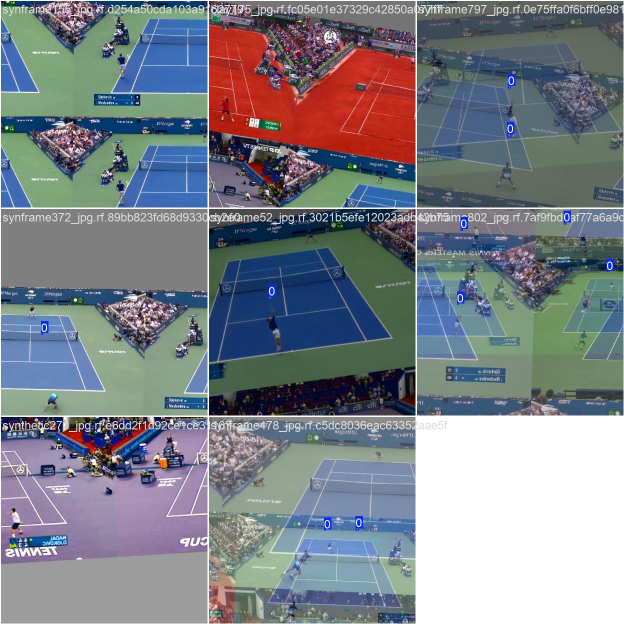
#> input picture runs/detect/yolov8m_custom_improved2/train_batch0.jpg, 1248 x 1248 px, given in place of tennis.jpg, which was not available (shown at 1/2 size)
$ jupyter execute perspective.ipynb   (text cells are left out)
#> lines starting #> are read from the running program, lines starting #| are printed output that depends on the picture; after the words box and inside, x2 and y2 are one past the last pixel; in counts of white or black regions, pixels touching at a corner belong together; pictures that were not available may be replaced by others from this repository, and a replacement may not be noted
[cell 1]
import cv2 as cv
import numpy as np
import matplotlib.pyplot as plt

img = cv.imread('testmedia/tennis.jpg')
#> img is the input picture: shape (1248, 1248, 3); mean B, G, R 137.3, 130.2, 124.9
assert img is not None, "file could not be read, check with os.path.exists()"
rows,cols,ch = img.shape
#> rows = 1248; cols = 1248; ch = 3

pts1 = np.float32([[50,50],[200,50],[50,200]])
pts2 = np.float32([[10,100],[200,50],[100,250]])

M = cv.getAffineTransform(pts1,pts2)

dst = cv.warpAffine(img,M,(cols,rows))
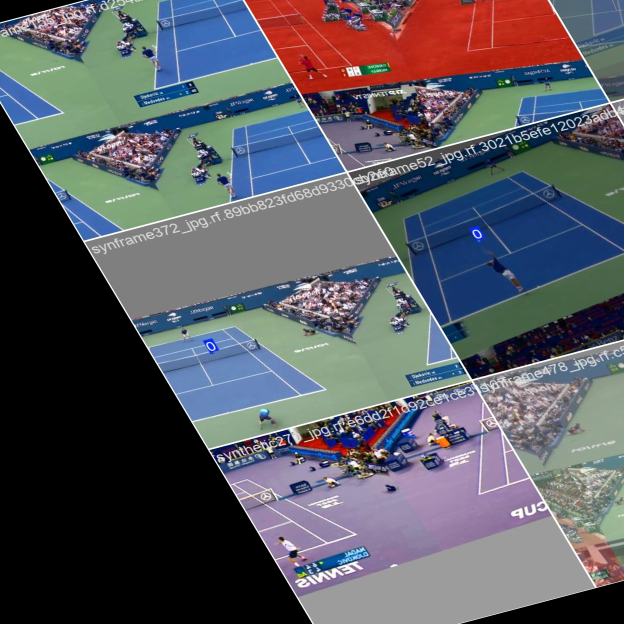
#> dst: shape (1248, 1248, 3) (shown at 1/2 size); mean B, G, R 96.6, 89.1, 87.2

plt.subplot(121),plt.imshow(img),plt.title('Input')
plt.subplot(122),plt.imshow(dst),plt.title('Output')
plt.show()
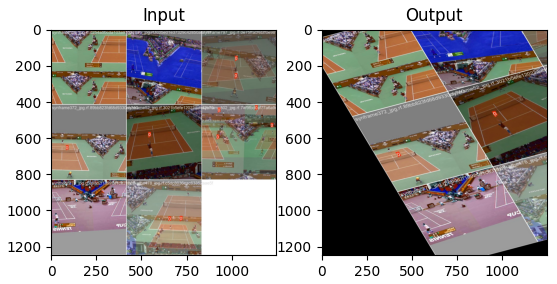
#> figure drawn by matplotlib, 2 panels; B, G, R data is drawn as R, G, B

[cell 2]
img = cv.imread('testmedia/tennis.jpg')
assert img is not None, "file could not be read, check with os.path.exists()"
rows,cols,ch = img.shape

pts1 = np.float32([[56,65],[368,52],[28,387],[389,390]])
pts2 = np.float32([[0,0],[300,0],[0,300],[300,300]])

M = cv.getPerspectiveTransform(pts1,pts2)

dst = cv.warpPerspective(img,M,(300,300))
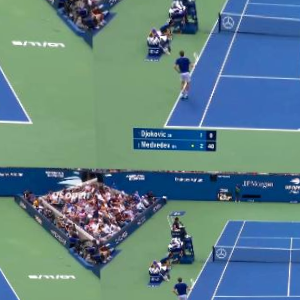
#> dst: shape (300, 300, 3); mean B, G, R 133.2, 129.3, 96.4

plt.subplot(121),plt.imshow(img),plt.title('Input')
plt.subplot(122),plt.imshow(dst),plt.title('Output')
plt.show()
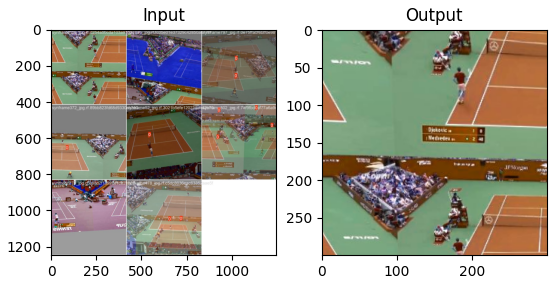
#> figure drawn by matplotlib, 2 panels; B, G, R data is drawn as R, G, B

[cell 3]
import cv2
import numpy as np
import matplotlib.pyplot as plt

# Load the image
paper = cv2.imread('testmedia/tennis.jpg')
assert paper is not None, "Image file could not be read, check with os.path.exists()"

# Coordinates for Perspective Transformation (source points)
pts1 = np.float32([[900,400],[1300,550],[150,700],[750,1000]])

# Coordinates for the transformed (destination) image (output points)
pts2 = np.float32([[0, 0], [500, 0], [0, 400], [500, 400]])

# Draw circles on the original image to visualize the source points
for val in pts1:
    cv2.circle(paper, (int(val[0]), int(val[1])), 5, (0, 255, 0), -1)
#> paper: shape (1248, 1248, 3); 0.02% of pixels changed, all inside (x1, y1, x2, y2) = (145, 395, 906, 1006)

# Get the perspective transform matrix
M = cv2.getPerspectiveTransform(pts1, pts2)
#> M = [[0.927, 2.32, -1760.8], [-0.572, 1.53, -95.32], [-0.000439, 0.00183, 1]]

# Apply the perspective transformation
dst = cv2.warpPerspective(paper, M, (500, 400))
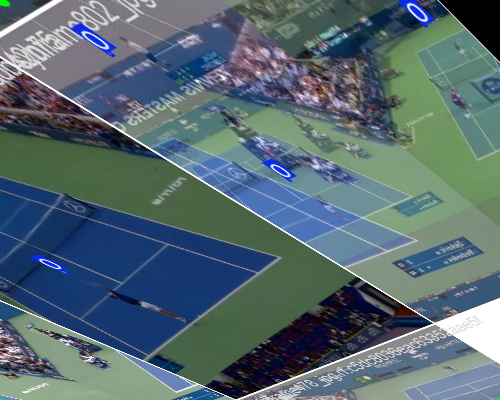
#> dst: shape (400, 500, 3); mean B, G, R 113.2, 105.7, 85.9

# Convert the transformed image to RGB format for displaying with matplotlib
dst_rgb = cv2.cvtColor(dst, cv2.COLOR_BGR2RGB)

# Display the transformed image
plt.imshow(dst_rgb)
plt.title("Perspective Transformed Image")
plt.axis('off')
plt.show()

[cell 4]
import cv2
import numpy as np
import matplotlib.pyplot as plt

# Load the image and convert to grayscale
image = cv2.imread('testmedia/tennis.jpg')
gray = cv2.cvtColor(image, cv2.COLOR_BGR2GRAY)
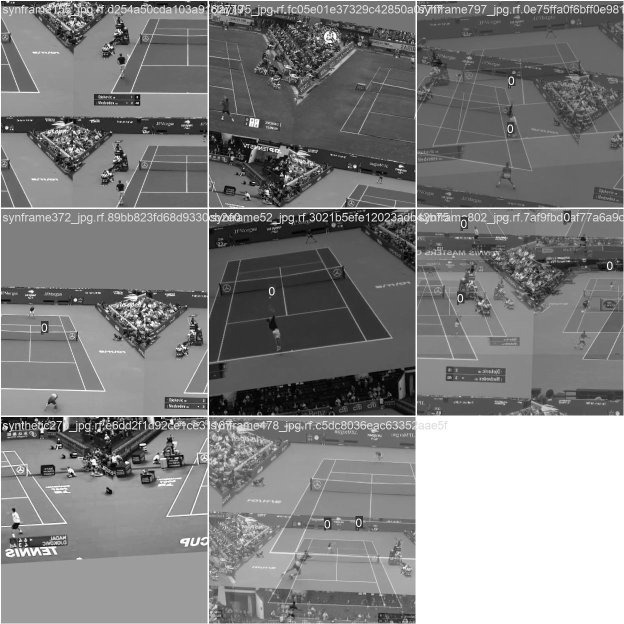
#> gray: shape (1248, 1248) (shown at 1/2 size); min 0, max 255, mean 129.4

# Apply Gaussian Blur to reduce noise
blurred = cv2.GaussianBlur(gray, (5, 5), 0)

# Use Canny edge detection
edges = cv2.Canny(blurred, 50, 150)
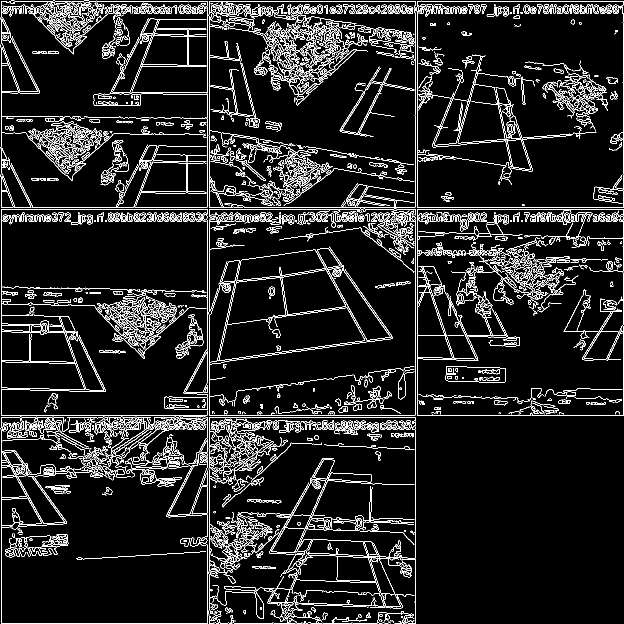
#> edges: shape (1248, 1248) (shown at 1/2 size); 8.5% white in thin lines or dots

# Find contours
contours, _ = cv2.findContours(edges, cv2.RETR_EXTERNAL, cv2.CHAIN_APPROX_SIMPLE)
#> contours = 1391 contours, 882 with area under 20; largest, box (x1, y1, x2, y2) and area: (834, 418, 1248, 832) 169903, (420, 493, 786, 729) 31320, (2, 418, 415, 820) 13138, (1, 833, 415, 1248) 5216, (515, 916, 808, 1217) 5092

# Sort contours by area and take the largest one, assuming it's the document
contours = sorted(contours, key=cv2.contourArea, reverse=True)

# Loop over contours to find a rectangular contour
for contour in contours:
    # Approximate the contour to a polygon
    epsilon = 0.02 * cv2.arcLength(contour, True)
    approx = cv2.approxPolyDP(contour, epsilon, True)

    # If the polygon has 4 corners, we can assume it's our rectangle
    if len(approx) == 4:
        # Order the points for perspective transformation
        pts1 = np.float32([point[0] for point in approx])  # Extract points
        break
#> this loop made 1 pass
#> (epsilon, pts1) on pass 1: (33.6, [[834, 418], [834, 830], [1247, 830], [1247, 418]])

# Define the destination points for the transformed image
pts2 = np.float32([[0, 0], [500, 0], [0, 400], [500, 400]])

# Compute the perspective transform matrix
M = cv2.getPerspectiveTransform(pts1, pts2)
#> M = [[-0.24, 0.241, 99.71], [-0.192, 0, 160.3], [-0.000961, 0, 1]]

# Apply the perspective transformation
warped_image = cv2.warpPerspective(image, M, (500, 400))
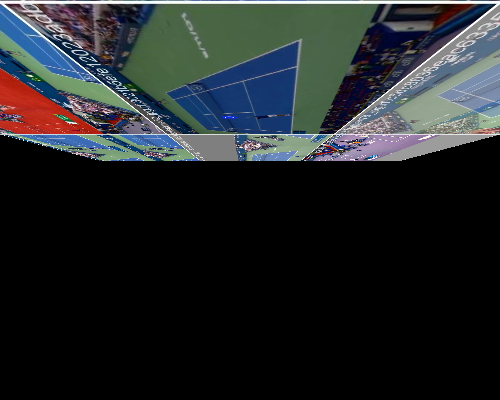
#> warped_image: shape (400, 500, 3); mean B, G, R 39.9, 38.1, 34.2

# Display the result
plt.imshow(cv2.cvtColor(warped_image, cv2.COLOR_BGR2RGB))
plt.title("Perspective Transformed Image")
plt.axis("off")
plt.show()

[cell 5]
import cv2
import numpy as np

# Initialize list to store points
points = []

# Mouse callback function to capture points
def select_point(event, x, y, flags, param):
    global points
    if event == cv2.EVENT_LBUTTONDOWN:
        points.append((x, y))
        print(f"Point selected: {x}, {y}")

# Load the image
image = cv2.imread('tennis2.jpeg')
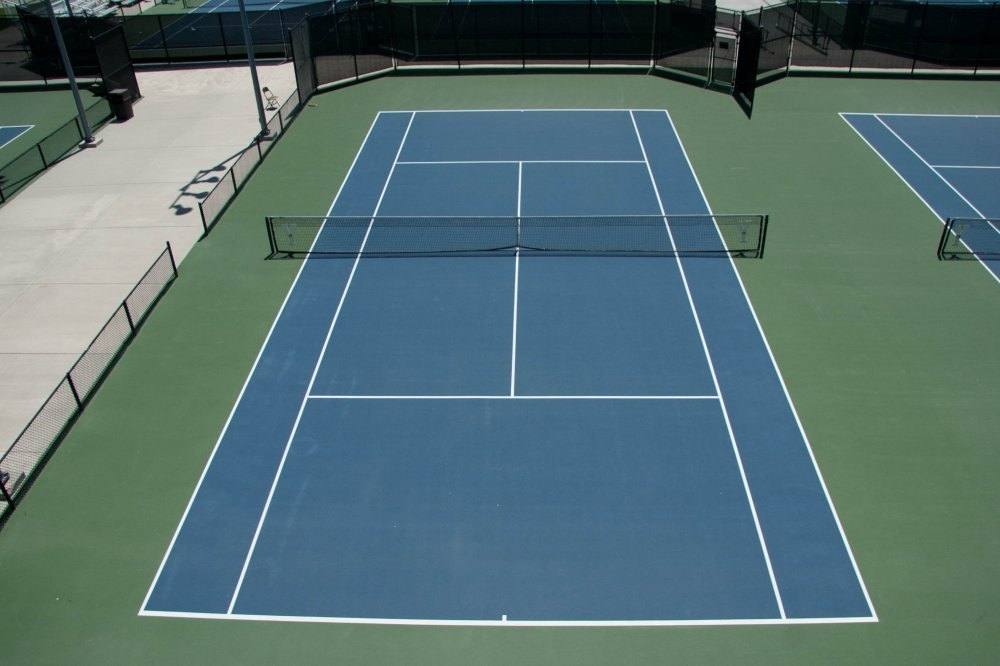
#> input picture tennis2.jpeg, 1000 x 666 px
#> image is the input picture: shape (666, 1000, 3); mean B, G, R 112.9, 111.6, 85.6
cv2.imshow("Image", image)

# Set the mouse callback to capture points
cv2.setMouseCallback("Image", select_point)

# Wait until 4 points are selected
while len(points) < 4:
    cv2.waitKey(1)

cv2.destroyAllWindows()

# Convert points to numpy float32 array
pts1 = np.float32(points)
width = 400
height = 600
pts2 = np.float32([[0, 0], [width, 0], [0, height], [width, height]])

# Get the perspective transform and warp the image
M = cv2.getPerspectiveTransform(pts1, pts2)
warped_image = cv2.warpPerspective(image, M, (width, height))

# Display the transformed image
cv2.imshow("Warped Image", warped_image)
cv2.waitKey(0)
cv2.destroyAllWindows()
